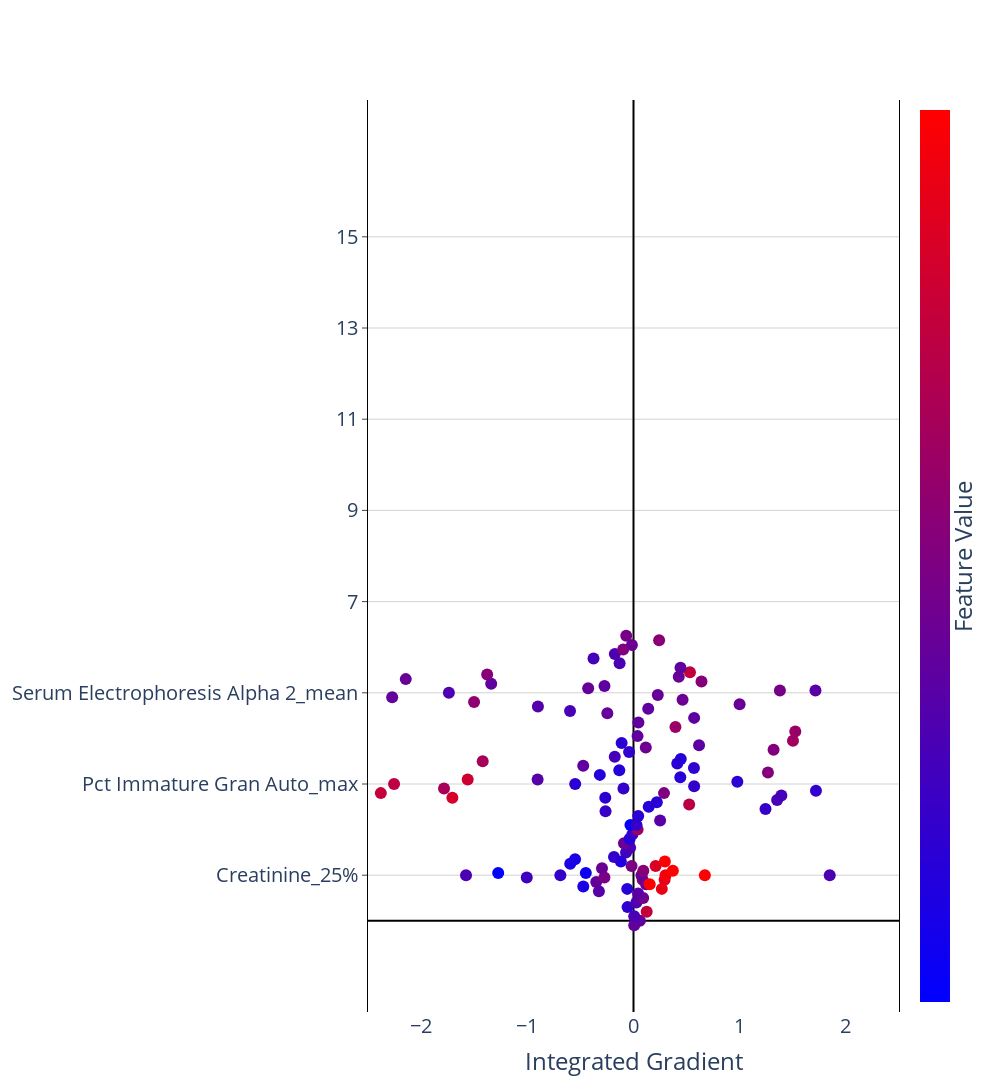

Source (notebook cell):
### Code cell
nbins = 10
scale = 0.1
n_features = len(X.columns[svm_set_ranks[selected_run].sorted_features.astype(int)[:svm_set_ranks[selected_run].performance_["num_features"]]].values)
spacing = 2
min_max_IG = 2.5

fig = go.Figure()
fig.update_layout(
    plot_bgcolor='white',
    autosize=False,
    width=1000,
    height=2000,
    coloraxis = {'colorscale':'Bluered'},
    xaxis_title = "Integrated Gradient",
)
 
fig.update_xaxes(
    zeroline=True,
    zerolinecolor="black",
    range = [-min_max_IG,min_max_IG]
    )
fig.update_yaxes(
    zeroline=True,
    zerolinecolor="black",
    mirror=True,
    ticks='outside',
    showline=True,
    linecolor='black',
    gridcolor='lightgrey',
    range = [-spacing, spacing*n_features + spacing]
)
 
feature_rank = np.argsort(np.sum(abs(IG),axis=0))
feature_order = feature_rank[(len(feature_rank)-n_features):len(feature_rank)] 

y_val = 1
bin_ids = list(range(nbins))
for f in feature_order:
    bins = np.linspace(IGtable.iloc[:,f].min()*1.1,IGtable.iloc[:,f].max()*1.1,nbins+1)
    ig_bins = pd.cut(IGtable.iloc[:,f], bins=bins, labels=bin_ids)
 
    x_vals = []
    y_vals = []
    f_vals = []
    for bin in bin_ids:
        x_bin_vals = list(IGtable.iloc[ig_bins[ig_bins == bin].index,f].values)
        n_pts = len(x_bin_vals)
        if n_pts > 0:
            x_vals = x_vals + x_bin_vals
            y_vals = y_vals + list(y_val + scale*(np.array(list(range(n_pts)))-(n_pts-1)/2))
            f_vals = f_vals + list(IG_X.iloc[ig_bins[ig_bins == bin].index,f].values)
    fig.add_trace(go.Scatter(
        x = x_vals, 
        y = y_vals,
        mode = 'markers',
        marker = dict(size=12,
                      color = f_vals,
                      coloraxis = "coloraxis",
                     ),
        name=IGtable.columns[f],
    ))
    y_val += spacing
 
 
fig.update_layout(showlegend=False, coloraxis_showscale=True,font=dict(size=20))
fig.update_coloraxes(colorbar_showticklabels=False,
                    colorbar_title=dict(text="Feature Value",side = "right"),
                    cmin = -1, cmax = 1)
fig.update_yaxes(tickvals=[1]+[1 + spacing*i for i in range(1,n_features)], 
                 ticktext=IGtable.columns[feature_order])
 
fig.show()

### Figure 1 — Plotly figure (JSON) as saved in the notebook; plotly's stock layout.template omitted (floating-point values rounded to 4 significant figures)
{"data": [{"marker": {"color": [-0.4113, -0.5059, -0.9791, -0.6006, -0.3167, -0.7898, -0.2221, -0.0328, -0.8845, -0.1747, -0.7898, -0.7898, -0.2221, -0.2457, -0.4113, 0.535, -0.6242, -0.364, -0.1038, -0.293, -0.6952, -0.2221, -0.0328, -0.1747, 0.06183, -0.0328, -0.7662, -0.6006, -0.5059, -0.4113, -0.1747, -0.7189, -0.5533, 0.2511, -0.9791, 0.8189, 2.901, 0.7952, 0.9135, 1.954, 0.7006, 2.451, 3.658, -0.4113], "coloraxis": "coloraxis", "size": 12}, "mode": "markers", "name": "Creatinine_25%", "type": "scatter", "x": [-1.577, -1.005, -1.274, -0.6888, -0.3258, -0.4727, -0.3511, -0.2738, -0.449, -0.2967, -0.5958, -0.5505, 0.006795, 0.05992, 0.006916, 0.1241, -0.05609, 0.02674, 0.09113, 0.04377, -0.05917, 0.1185, 0.08588, 0.075, 0.09257, -0.01828, -0.1193, -0.1838, -0.07046, -0.03156, -0.08982, -0.03578, -0.01038, 0.03838, -0.02884, 0.2667, 0.1527, 0.2931, 0.3014, 0.3707, 0.2086, 0.2955, 0.6719, 1.848], "y": [1, 0.95, 1.05, 1, 0.65, 0.75, 0.85, 0.95, 1.05, 1.15, 1.25, 1.35, -0.1, 0, 0.1, 0.2, 0.3, 0.4, 0.5, 0.6, 0.7, 0.8, 0.9, 1, 1.1, 1.2, 1.3, 1.4, 1.5, 1.6, 1.7, 1.8, 1.9, 2, 2.1, 0.7, 0.8, 0.9, 1, 1.1, 1.2, 1.3, 1, 1]}, {"marker": {"color": [4.093, 2.881, 2.123, 1.214, 0.6833, 0.5469, 0.3045, 0.4712, 0.6076, 0.7591, 0.7894, -0.5745, -0.3017, -0.6654, -0.5593, -0.7109, -0.6806, -0.6503, -0.01378, -0.5897, -0.6654, -0.3169, -0.7109, -0.7109, -0.2411, 0.3045, -0.4533, -0.6048, -0.135, -0.6654, -0.5745, 0.456, -0.423, -0.4533, -0.6351, -0.5897, -0.6503, -0.6806, 0.04684, -0.6351, -0.6654, -0.6957, -0.6351, 0.6076], "coloraxis": "coloraxis", "size": 12}, "mode": "markers", "name": "Pct Immature Gran Auto_max", "type": "scatter", "x": [-8.081, -6.476, -5.114, -3.495, -1.706, -2.379, -1.784, -2.255, -1.561, -2.992, -2.779, 0.02847, 0.2508, 0.04457, -0.2634, 0.1434, 0.2194, -0.2656, 0.2872, -0.09436, -0.5492, -0.9027, -0.3173, -0.1339, -0.4734, -1.42, -0.1764, -0.04151, 0.1156, -0.1117, 1.243, 0.5243, 1.352, 1.392, 1.718, 0.571, 0.9776, 0.4407, 1.266, 0.5692, 0.412, 0.4451, 3.113, 8.689], "y": [3, 3, 2.95, 3.05, 2.7, 2.8, 2.9, 3, 3.1, 3.2, 3.3, 2.1, 2.2, 2.3, 2.4, 2.5, 2.6, 2.7, 2.8, 2.9, 3, 3.1, 3.2, 3.3, 3.4, 3.5, 3.6, 3.7, 3.8, 3.9, 2.45, 2.55, 2.65, 2.75, 2.85, 2.95, 3.05, 3.15, 3.25, 3.35, 3.45, 3.55, 3, 3]}, {"marker": {"color": [-0.009835, -0.2997, -0.08284, -0.2565, -0.3556, -0.1928, -0.427, -0.3413, 0.1237, -0.2128, -0.3811, -0.1976, -0.248, -0.1746, 0.06247, 0.01877, -0.2787, 0.2613, -0.232, 0.1971, 0.2116, -0.232, -0.274, -0.2041, -0.2434, -0.17, -0.1517, -0.1976, -0.05989, -0.271, 0.03188, -0.1861, 0.5137, -0.2434, -0.4125, -0.4576, -0.3903, 0.008937, -0.1517, 0.07659, -0.05989, -0.2434, -0.2924, 6.425], "coloraxis": "coloraxis", "size": 12}, "mode": "markers", "name": "Serum Electrophoresis Alpha 2_mean", "type": "scatter", "x": [-7.624, -4.896, -6.141, -3.342, -2.903, -2.647, -0.5976, -0.8999, -1.501, -2.272, -1.738, -0.4269, -1.34, -2.144, -1.378, 1.319, 0.6173, 1.502, 0.03825, 1.523, 0.395, 0.04621, 0.5711, -0.2465, 0.1385, 0.9991, 0.4621, 0.2287, 1.379, -0.2733, 0.6403, 0.4263, 0.5317, 0.4427, -0.1307, -0.3765, -0.1759, -0.09725, -0.01499, 0.2412, -0.06832, 3.126, 1.713, 10.47], "y": [5, 4.95, 5.05, 4.9, 5, 5.1, 4.6, 4.7, 4.8, 4.9, 5, 5.1, 5.2, 5.3, 5.4, 3.75, 3.85, 3.95, 4.05, 4.15, 4.25, 4.35, 4.45, 4.55, 4.65, 4.75, 4.85, 4.95, 5.05, 5.15, 5.25, 5.35, 5.45, 5.55, 5.65, 5.75, 5.85, 5.95, 6.05, 6.15, 6.25, 4.95, 5.05, 5]}], "layout": {"autosize": false, "coloraxis": {"cmax": 1, "cmin": -1, "colorbar": {"showticklabels": false, "title": {"side": "right", "text": "Feature Value"}}, "colorscale": [[0, "rgb(0,0,255)"], [1, "rgb(255,0,0)"]], "showscale": true}, "font": {"size": 20}, "height": 2000, "plot_bgcolor": "white", "showlegend": false, "width": 1000, "xaxis": {"range": [-2.5, 2.5], "title": {"text": "Integrated Gradient"}, "type": "linear", "zeroline": true, "zerolinecolor": "black"}, "yaxis": {"gridcolor": "lightgrey", "linecolor": "black", "mirror": true, "range": [-2, 18], "showline": true, "ticks": "outside", "ticktext": ["Creatinine_25%", "Pct Immature Gran Auto_max", "Serum Electrophoresis Alpha 2_mean"], "tickvals": [1, 3, 5, 7, 9, 11, 13, 15], "type": "linear", "zeroline": true, "zerolinecolor": "black"}}}
